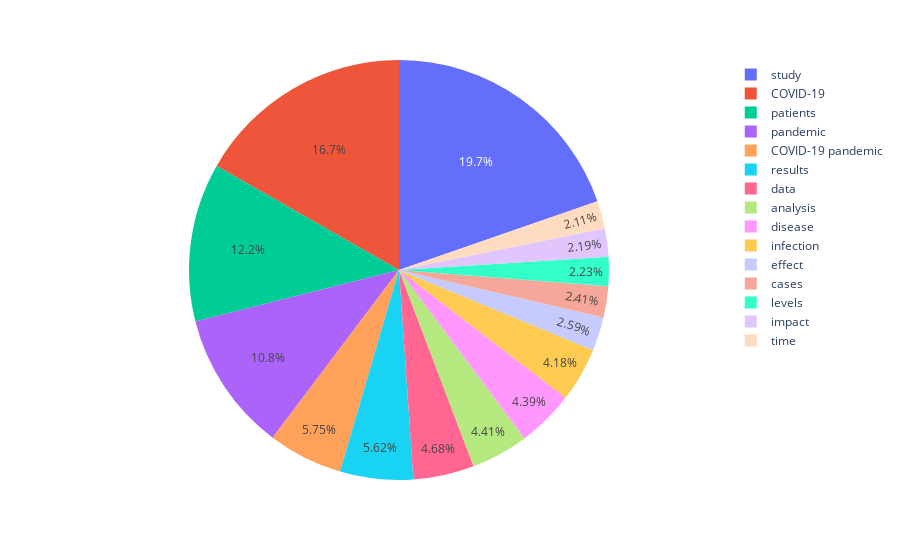

Notebook code cell kept with this figure:
### Markdown cell above
### 2020 & 2021

### Code cell
df_select = select_df(df_cncpt, 'National')
fig = px.pie(df_select, values='values', names='concept')
fig.show()

### Figure 1 — Plotly figure (JSON) as saved in the notebook; plotly's stock layout.template omitted (floating-point values rounded to 4 significant figures)
{"data": [{"domain": {"x": [0, 1], "y": [0, 1]}, "hovertemplate": "concept=%{label}<br>value=%{value}<extra></extra>", "labels": ["study", "COVID-19", "patients", "pandemic", "COVID-19 pandemic", "results", "data", "analysis", "disease", "infection", "effect", "cases", "levels", "impact", "time"], "legendgroup": "", "name": "", "showlegend": true, "type": "pie", "values": [5970000000.0, 5075000000.0, 3699000000.0, 3264000000.0, 1743000000.0, 1703000000.0, 1420000000.0, 1337000000.0, 1330000000.0, 1268000000.0, 786100000.0, 730300000.0, 676600000.0, 664300000.0, 638300000.0]}], "layout": {"legend": {"tracegroupgap": 0}, "margin": {"t": 60}}}
